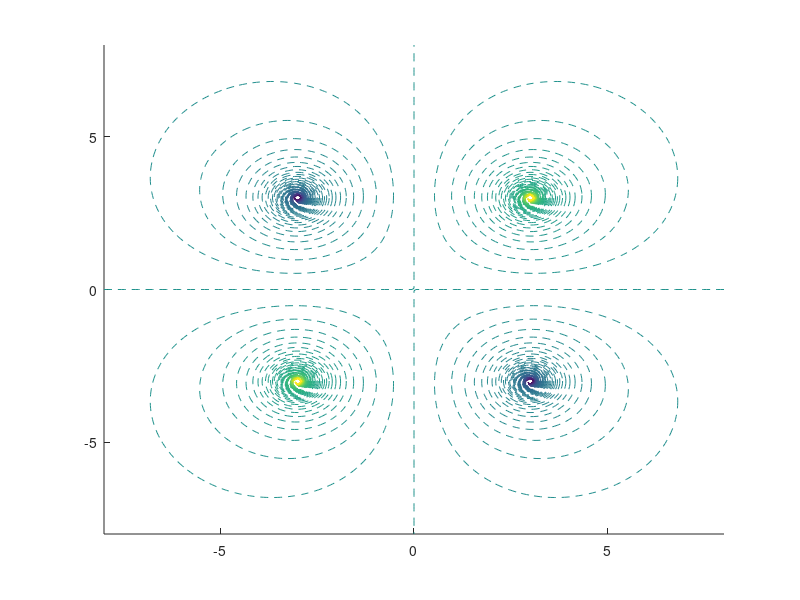

Reproduce this figure in MATLAB. (Note: this script raises an error after producing the figure.)
k = 8.9980e9;
q=1e-10;
L = 8;
Np = 180;
x = linspace(-L,L,Np);
y = linspace(-L,L,Np);
[X,Y] = meshgrid(x,y);
hold on
d = 3;
r1 = sqrt((X-d).^2 + (Y-d).^2);
r2 = sqrt((X+d).^2 + (Y-d).^2);
r3 = sqrt((X+d).^2 + (Y+d).^2);
r4 = sqrt((X-d).^2 + (Y+d).^2);
% 电势计算
u = k*q*(1./r1 - 1./r2 + 1./r3 - 1./r4);
S = -10:0.1:10;
[M,c] = contour(X,Y,u,S,'--');
c.LineWidth = 1;
colormap(nebula);
grid on
hold on
[Ex,Ey] = gradient(-u);% 计算电场分量
t = linspace(0,2*pi,21);%确定电场线角度步进
rd = 0.15;%电场线起点半径
start_x1 = d + rd*cos(t);%电场线起点x坐标
start_y1 = d + rd*sin(t);%电场线起点y坐标
for i = 1:21
    he = streamline(X,Y,Ex,Ey,start_x1(i),start_y1(i));%计算电场线
    hold on
    arrowPlot(he.XData,he.YData,'number',1,'color','b','LineWidth',2);%绘制带箭头电场线
    hold on
end
% 为其他三个电荷添加电力线起点并绘制（颜色为绿色）
start_x2 = -d + rd*cos(t);
start_y2 = d + rd*sin(t);
for i = 1:21
    he2 = streamline(X,Y,Ex,Ey,start_x2(i),start_y2(i));
    hold on
    arrowPlotn(he2.XData,he2.YData,'number',1,'color','g','LineWidth',2);
    hold on
end    
start_x3 = -d + rd*cos(t);
start_y3 = -d + rd*sin(t);
for i = 1:21
    he3 = streamline(X,Y,Ex,Ey,start_x3(i),start_y3(i));
    hold on
    arrowPlot(he3.XData,he3.YData,'number',1,'color','m','LineWidth',2);
    hold on
end    
start_x4 = d + rd*cos(t);
start_y4 = -d + rd*sin(t);
for i = 1:21
    he4 = streamline(X,Y,Ex,Ey,start_x4(i),start_y4(i));
    hold on
    arrowPlotn(he4.XData,he4.YData,'number',1,'color','c','LineWidth',2);
    hold on
end
q1 = plot(d,d,'k+','MarkerSize',8,'LineWidth',2);
q2 = plot(-d,d,'k_','MarkerSize',8,'LineWidth',2);
q3 = plot(-d,-d,'k+','MarkerSize',8,'LineWidth',2);
q4 = plot(d,-d,'k_','MarkerSize',8,'LineWidth',2);
legend([q1,q2,q3,q4],{'+q at (d,d)','-q at (-d,d)','+q at (-d,-d)','-q at (d,-d)'},'Location','best');
title('四个点电荷在直角导体边角处的电势分布及电力线');
xlabel('x (m)');
ylabel('y (m)');
